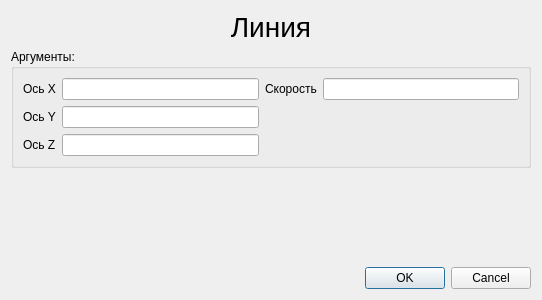
<?xml version="1.0" encoding="UTF-8"?>
<ui version="4.0">
 <class>LineDialog</class>
 <widget class="QDialog" name="LineDialog">
  <property name="geometry">
   <rect>
    <x>0</x>
    <y>0</y>
    <width>542</width>
    <height>300</height>
   </rect>
  </property>
  <property name="contextMenuPolicy">
   <enum>Qt::DefaultContextMenu</enum>
  </property>
  <property name="windowTitle">
   <string>Линия</string>
  </property>
  <property name="toolTip">
   <string>&lt;html&gt;&lt;head/&gt;&lt;body&gt;&lt;p align=&quot;justify&quot;&gt;&lt;span style=&quot; font-size:12pt;&quot;&gt;Быстрая клавиша &lt;/span&gt;&lt;span style=&quot; font-size:12pt; color:#3300ff;&quot;&gt;W &lt;/span&gt;&lt;span style=&quot; font-size:12pt;&quot;&gt;&lt;br/&gt;ЛИНИЯ [∆X, ∆Y, ∆Z,(&lt;/span&gt;&lt;span style=&quot; font-size:12pt; font-style:italic;&quot;&gt;СКОРОСТЬ&lt;/span&gt;&lt;span style=&quot; font-size:12pt;&quot;&gt;)] &lt;br/&gt;Перемещение фрезы на расстояние [∆X, ∆Y, ∆Z] по прямой. &lt;br/&gt;&lt;/span&gt;&lt;span style=&quot; font-size:12pt; font-weight:600;&quot;&gt;∆X&lt;/span&gt;&lt;span style=&quot; font-size:12pt;&quot;&gt; - Перемещение по X. &lt;br/&gt;&lt;/span&gt;&lt;span style=&quot; font-size:12pt; font-weight:600;&quot;&gt;∆Y&lt;/span&gt;&lt;span style=&quot; font-size:12pt;&quot;&gt; - Перемещение по Y. &lt;br/&gt;&lt;/span&gt;&lt;span style=&quot; font-size:12pt; font-weight:600;&quot;&gt;∆Z&lt;/span&gt;&lt;span style=&quot; font-size:12pt;&quot;&gt; - Перемещение по Z. &lt;br/&gt;&lt;/span&gt;&lt;span style=&quot; font-size:12pt; font-style:italic;&quot;&gt;(СКОРОСТЬ)&lt;/span&gt;&lt;span style=&quot; font-size:12pt;&quot;&gt; Скорость выполнения оператора (необязательный параметр).&lt;/span&gt;&lt;/p&gt;&lt;/body&gt;&lt;/html&gt;</string>
  </property>
  <property name="whatsThis">
   <string>&lt;html&gt;&lt;head/&gt;&lt;body&gt;&lt;p align=&quot;justify&quot;&gt;&lt;span style=&quot; font-size:12pt;&quot;&gt;Быстрая клавиша &lt;/span&gt;&lt;span style=&quot; font-size:12pt; color:#3300ff;&quot;&gt;W &lt;/span&gt;&lt;span style=&quot; font-size:12pt;&quot;&gt;&lt;br/&gt;ЛИНИЯ [∆X, ∆Y, ∆Z,(&lt;/span&gt;&lt;span style=&quot; font-size:12pt; font-style:italic;&quot;&gt;СКОРОСТЬ&lt;/span&gt;&lt;span style=&quot; font-size:12pt;&quot;&gt;)] &lt;br/&gt;Перемещение фрезы на расстояние [∆X, ∆Y, ∆Z] по прямой. &lt;br/&gt;&lt;/span&gt;&lt;span style=&quot; font-size:12pt; font-weight:600;&quot;&gt;∆X&lt;/span&gt;&lt;span style=&quot; font-size:12pt;&quot;&gt; - Перемещение по X. &lt;br/&gt;&lt;/span&gt;&lt;span style=&quot; font-size:12pt; font-weight:600;&quot;&gt;∆Y&lt;/span&gt;&lt;span style=&quot; font-size:12pt;&quot;&gt; - Перемещение по Y. &lt;br/&gt;&lt;/span&gt;&lt;span style=&quot; font-size:12pt; font-weight:600;&quot;&gt;∆Z&lt;/span&gt;&lt;span style=&quot; font-size:12pt;&quot;&gt; - Перемещение по Z. &lt;br/&gt;&lt;/span&gt;&lt;span style=&quot; font-size:12pt; font-style:italic;&quot;&gt;(СКОРОСТЬ)&lt;/span&gt;&lt;span style=&quot; font-size:12pt;&quot;&gt; Скорость выполнения оператора (необязательный параметр).&lt;/span&gt;&lt;/p&gt;&lt;/body&gt;&lt;/html&gt;</string>
  </property>
  <layout class="QGridLayout" name="gridLayout">
   <item row="0" column="0">
    <widget class="QLabel" name="lineTitleLabel">
     <property name="font">
      <font>
       <pointsize>21</pointsize>
      </font>
     </property>
     <property name="text">
      <string>Линия</string>
     </property>
     <property name="textFormat">
      <enum>Qt::AutoText</enum>
     </property>
     <property name="alignment">
      <set>Qt::AlignCenter</set>
     </property>
    </widget>
   </item>
   <item row="3" column="0">
    <widget class="QDialogButtonBox" name="buttonBox">
     <property name="orientation">
      <enum>Qt::Horizontal</enum>
     </property>
     <property name="standardButtons">
      <set>QDialogButtonBox::Cancel|QDialogButtonBox::Ok</set>
     </property>
    </widget>
   </item>
   <item row="1" column="0">
    <widget class="QGroupBox" name="argumentsGroupBox">
     <property name="sizePolicy">
      <sizepolicy hsizetype="Preferred" vsizetype="Preferred">
       <horstretch>0</horstretch>
       <verstretch>0</verstretch>
      </sizepolicy>
     </property>
     <property name="title">
      <string>Аргументы:</string>
     </property>
     <layout class="QGridLayout" name="gridLayout_2">
      <item row="2" column="1">
       <widget class="QLineEdit" name="lineAxisZLineEdit"/>
      </item>
      <item row="0" column="0">
       <widget class="QLabel" name="lineAxisXLabel">
        <property name="text">
         <string>Ось X</string>
        </property>
       </widget>
      </item>
      <item row="2" column="0">
       <widget class="QLabel" name="lineAxisZLabel">
        <property name="text">
         <string>Ось Z</string>
        </property>
       </widget>
      </item>
      <item row="0" column="1">
       <widget class="QLineEdit" name="lineAxisXLineEdit"/>
      </item>
      <item row="0" column="3">
       <widget class="QLineEdit" name="lineVelocityLineEdit"/>
      </item>
      <item row="1" column="1">
       <widget class="QLineEdit" name="lineAxisYLineEdit"/>
      </item>
      <item row="1" column="0">
       <widget class="QLabel" name="lineAxisYLabel">
        <property name="text">
         <string>Ось Y</string>
        </property>
       </widget>
      </item>
      <item row="0" column="2">
       <widget class="QLabel" name="lineVelocityLabel">
        <property name="text">
         <string>Скорость</string>
        </property>
       </widget>
      </item>
     </layout>
    </widget>
   </item>
   <item row="2" column="0">
    <spacer name="verticalSpacer">
     <property name="orientation">
      <enum>Qt::Vertical</enum>
     </property>
     <property name="sizeHint" stdset="0">
      <size>
       <width>20</width>
       <height>100</height>
      </size>
     </property>
    </spacer>
   </item>
  </layout>
 </widget>
 <resources/>
 <connections>
  <connection>
   <sender>buttonBox</sender>
   <signal>accepted()</signal>
   <receiver>LineDialog</receiver>
   <slot>accept()</slot>
   <hints>
    <hint type="sourcelabel">
     <x>248</x>
     <y>254</y>
    </hint>
    <hint type="destinationlabel">
     <x>157</x>
     <y>274</y>
    </hint>
   </hints>
  </connection>
  <connection>
   <sender>buttonBox</sender>
   <signal>rejected()</signal>
   <receiver>LineDialog</receiver>
   <slot>reject()</slot>
   <hints>
    <hint type="sourcelabel">
     <x>316</x>
     <y>260</y>
    </hint>
    <hint type="destinationlabel">
     <x>286</x>
     <y>274</y>
    </hint>
   </hints>
  </connection>
 </connections>
</ui>
